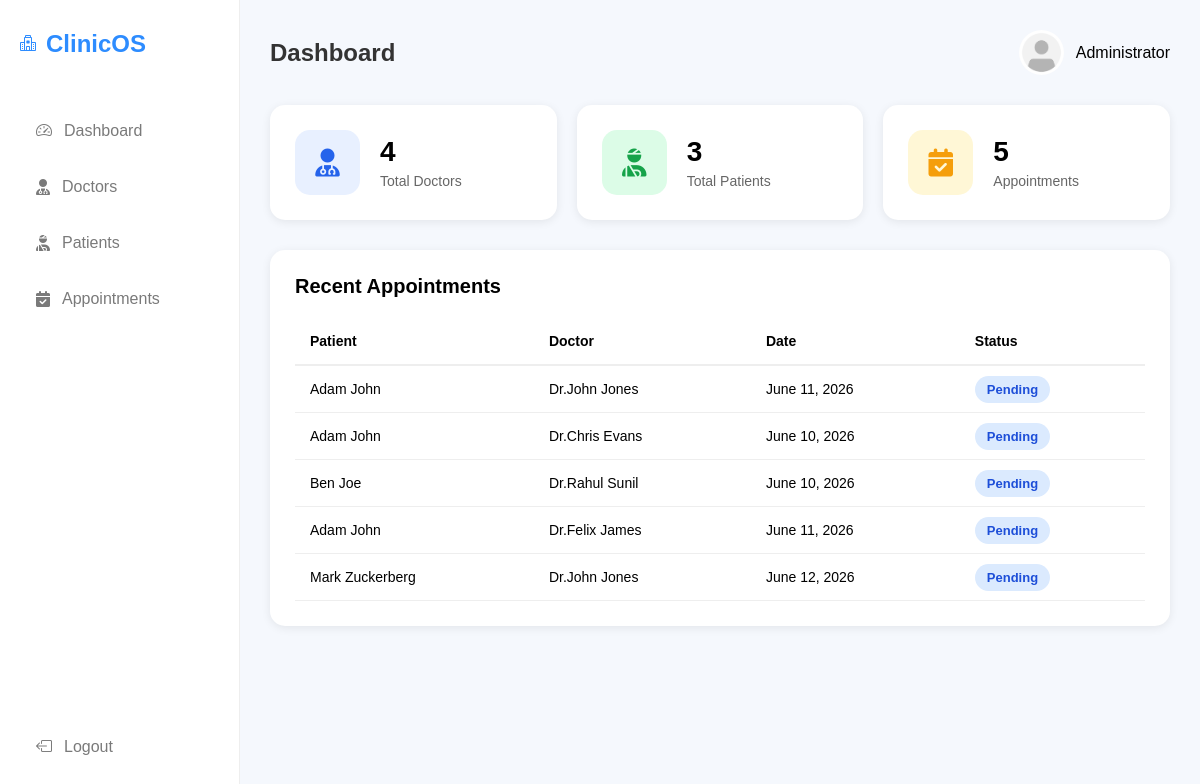
Before: /admin_panel/dashboard/ (signed in) with the older database file.
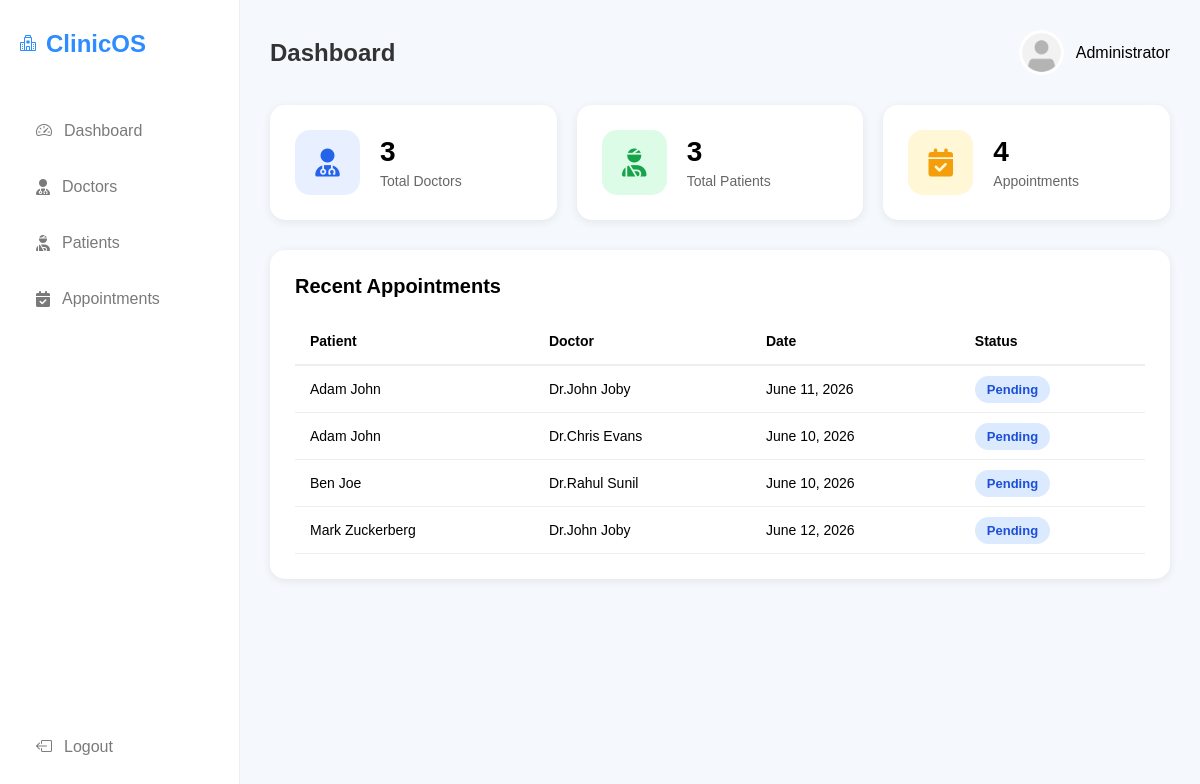
After: the same page with the newer database file.
### managementsystem/models.py (models this page shows, shortened)
class Appointment(models.Model):
    doctor = models.ForeignKey(Doctor, on_delete=models.CASCADE)
    patient = models.ForeignKey(Patient, on_delete=models.CASCADE)
    appointment_date = models.DateField(default=timezone.now)
    appointment_time = models.TimeField(null=True,blank=True)
    reason = models.TextField(blank=True)
    STATUS_CHOICES = [('Pending', 'Pending'),('Completed', 'Completed'),]
    status = models.CharField(max_length=20,choices=STATUS_CHOICES,default='Pending')
    notes = models.TextField(blank=True)

class Patient(models.Model):
    user = models.OneToOneField(CustomUser,on_delete=models.CASCADE)
    gender_choices = (('male','Male'),('female','Female'),('other','Other'))
    gender = models.CharField(max_length=10,choices=gender_choices,default='male')
    age = models.IntegerField()
    phone = models.CharField(max_length=15)
    blood_group_choices = (('A+', 'A+'),('A-', 'A-'),('B+', 'B+'),('B-', 'B-'),('AB+', 'AB+'),('AB-', 'AB-'),('O+', 'O+'),('O-', 'O-'),)
    blood_group = models.CharField(max_length=3,choices=blood_group_choices)
    photo = models.ImageField(upload_to='patients',default='default/default.png')

class CustomUser(AbstractUser):
    ROLE_CHOICES = (
        ('admin', 'Admin'),
        ('doctor', 'Doctor'),
        ('patient', 'Patient'),
    )
    role = models.CharField(max_length=20, choices=ROLE_CHOICES,default='patient')

class Doctor(models.Model):
    user = models.OneToOneField(CustomUser,on_delete=models.CASCADE)
    phone = models.CharField(max_length=15, blank=True, null=True)
    department = models.CharField(max_length=100)
    education = models.TextField(default='MBBS')
    photo = models.ImageField(upload_to='doctors',default='default/default.png')

### managementsystem/views/admin_views.py (the view)
# urls.py: path('dashboard/', admin_dashboard, name='admin_dashboard'),
@admin_required
def admin_dashboard(request):
    context = {
        'appointments': Appointment.objects.all(),
        'appointment_count': Appointment.objects.count(),
        'patient_count': Patient.objects.count(),
        'doctor_count': Doctor.objects.count()
    }
    return render(request, 'admin/dashboard.html', context)

### managementsystem/templates/admin/dashboard.html (shortened to what this page needs)
{% extends 'admin/base.html' %}
{%load static%}
{%block header%}Dashboard{%endblock%}
{%block content%}
    <section class="dashboard-cards">
            <div class="stat-card">
                <div class="icon doctors">
                    <i class="fa-solid fa-user-doctor"></i>
                </div>
                <div>
                    <h2>{{ doctor_count }}</h2>
                    <p>Total Doctors</p>
                </div>
            </div>
            <div class="stat-card">
                <div class="icon patients">
                    <i class="fa-solid fa-user-injured"></i>
                </div>
                <div>
                    <h2>{{ patient_count }}</h2>
                    <p>Total Patients</p>
                </div>
            </div>
            <div class="stat-card">
                <div class="icon appointments">
                    <i class="fa-solid fa-calendar-check"></i>
                </div>
                <div>
                    <h2>{{ appointment_count }}</h2>
                    <p>Appointments</p>
                </div>
            </div>
        </section>
        <section class="table-card">
            <h2>Recent Appointments</h2>
            <table>
                <thead>
                    <tr>
                        <th>Patient</th>
                        <th>Doctor</th>
                        <th>Date</th>
                        <th>Status</th>
                    </tr>
                </thead>
                <tbody>
                    {% for appointment in appointments %}
                    <tr>
                        <td>{{ appointment.patient.user.get_full_name}}</td>
                        <td>Dr.{{ appointment.doctor.user.get_full_name }}</td>
                        <td>{{ appointment.appointment_date }}</td>
                        <td>
                            {% if appointment.status == 'Completed' %}
                                <span class="status completed">
                                   Completed
                                </span>
                            {% else %}
                                <span class="status scheduled">
                                    Pending
                                </span>
                            {% endif %}
                        </td>
                    </tr>
                    {% empty %}
                    <tr>
                        <td colspan="4">No appointments found.</td>
                    </tr>
                    {% endfor %}
                </tbody>
            </table>
        </section>
    {%endblock%}

### managementsystem/templates/admin/base.html (shortened to what this page needs)
{% load static %}
<!DOCTYPE html>
<html lang="en">
<head>
    <link rel="stylesheet" href="{% static 'css/home.css' %}">
    <link rel="stylesheet" href="https://cdn.jsdelivr.net/npm/bootstrap-icons@1.13.1/font/bootstrap-icons.min.css">
    <link rel="stylesheet" href="https://cdnjs.cloudflare.com/ajax/libs/font-awesome/6.6.0/css/all.min.css">
</head>
<body>
<div class="container">
    {% with sidebar_role='admin' %}
        {% include 'includes/sidebar.html' %}
    {% endwith %}
    <main class="main-content">
        <header class="topbar">
            <h1>{%block header%}{%endblock%}</h1>
            <div class="profile">
                <img src="{% static 'images/default.png' %}" alt=""
                     style="width:45px;height:45px;border-radius:50%;">
                <span>Administrator</span>
            </div>
        </header>
        {%block content%}{%endblock%}
    </main>
</div>
</body>
</html>

### managementsystem/templates/includes/sidebar.html (shortened to what this page needs)
<aside class="sidebar">
    <div>
        <div class="logo">
            <i class="bi bi-hospital"></i>
            <h2>ClinicOS</h2>
        </div>
        <nav class="menu">
            {% if sidebar_role == 'admin' %}
                <a href="{% url 'admin_dashboard' %}">
                    <i class="bi bi-speedometer2"></i>
                    <span>Dashboard</span>
                </a>
                <a href="{% url 'doctor_list' %}">
                    <i class="fa-solid fa-user-doctor"></i>
                    <span>Doctors</span>
                </a>
                <a href="{% url 'patient_list' %}">
                    <i class="fa-solid fa-user-injured"></i>
                    <span>Patients</span>
                </a>
                <a href="{% url 'admin_appointments' %}">
                    <i class="fa-solid fa-calendar-check"></i>
                    <span>Appointments</span>
                </a>
            {% endif %}
        </nav>
    </div>
    <div class="logout">
        <a href="{% url 'logout' %}">
            <i class="bi bi-box-arrow-left"></i>
            <span>Logout</span>
        </a>
    </div>
</aside>

### managementsystem/static/css/home.css (style rules this page uses)
* { margin:0; padding:0; box-sizing:border-box; font-family:Arial, Helvetica, sans-serif; }
body { background:#f5f8fd; }
.container { display:flex; min-height:100vh; }
.sidebar { width:240px; flex:0 0 240px; height:100vh; background:white; display:flex; flex-direction:column; justify-content:space-between; padding:30px 20px; border-right:1px solid #eee; position:fixed; top:0; left:0; z-index:1000; overflow-y:auto; }
.logo { display:flex; align-items:center; gap:10px; color:#2d8cff; margin-bottom:50px; }
.menu { display:flex; flex-direction:column; gap:10px; }
.menu a, .logout a { text-decoration:none; color:#7a7a7a; padding:14px 16px; border-radius:10px; display:flex; align-items:center; gap:12px; transition:0.3s; }
.logout { margin-top:30px; }
.main-content { flex:1; min-width:0; margin-left:240px; padding:30px; }
.topbar { display:flex; justify-content:space-between; align-items:center; margin-bottom:30px; }
.topbar h1 { font-size:28px; color:#333; }
.profile { display:flex; align-items:center; gap:12px; }
.profile img { width:45px; height:45px; border-radius:50%; }

### managementsystem/templates/admin/base.html (style rules this page uses)
.main-content { flex: 1; min-width: 0; width: 100%; }
.topbar { display:flex; justify-content:space-between; align-items:center; margin-bottom:30px; gap: 20px; }
.topbar h1 { font-size: 24px; margin: 0; white-space: nowrap; overflow: hidden; text-overflow: ellipsis; }
.profile { display:flex; align-items:center; gap:12px; flex-shrink: 0; }
.dashboard-cards { display:grid; grid-template-columns:repeat(auto-fit,minmax(250px,1fr)); gap:20px; margin-bottom:30px; }
.stat-card { background:white; border-radius:15px; padding:25px; display:flex; align-items:center; gap:20px; box-shadow:0 2px 10px rgba(0,0,0,0.08); width: 100%; min-width: 0; }
.stat-card .icon { width:65px; height:65px; border-radius:15px; display:flex; align-items:center; justify-content:center; font-size:28px; flex-shrink: 0; }
.doctors { background:#e8f0ff; color:#2563eb; }
.patients { background:#dcfce7; color:#16a34a; }
.appointments { background:#fff7d6; color:#f59e0b; }
.stat-card h2 { margin:0; font-size:28px; }
.stat-card p { margin:5px 0 0; color:#666; font-size: 14px; }
.table-card { background:white; border-radius:15px; padding:25px; box-shadow:0 2px 10px rgba(0,0,0,0.08); overflow-x: auto; width: 100%; }
.table-card h2 { margin-bottom:20px; font-size: 20px; }
table { width:100%; border-collapse:collapse; min-width: 600px; }
table th { text-align:left; padding:15px; border-bottom:2px solid #eee; font-size: 14px; }
table td { padding:15px; border-bottom:1px solid #eee; font-size: 14px; }
.status { padding:6px 12px; border-radius:20px; font-size:13px; font-weight:600; }
.scheduled { background:#dbeafe; color:#1d4ed8; }

Changed rows visible on the page:
removed Appointment: patient.user.get_full_name "Adam John", doctor.user.get_full_name "Felix James", appointment_date "June 11, 2026", status "Pending"
changed through a linked row, Appointment "June 11, 2026": doctor.user.get_full_name "John Jones" → "John Joby"
changed through a linked row, Appointment "June 12, 2026": doctor.user.get_full_name "John Jones" → "John Joby"
Other visible differences:
{{ doctor_count }}: "4" → "3"
{{ appointment_count }}: "5" → "4"
